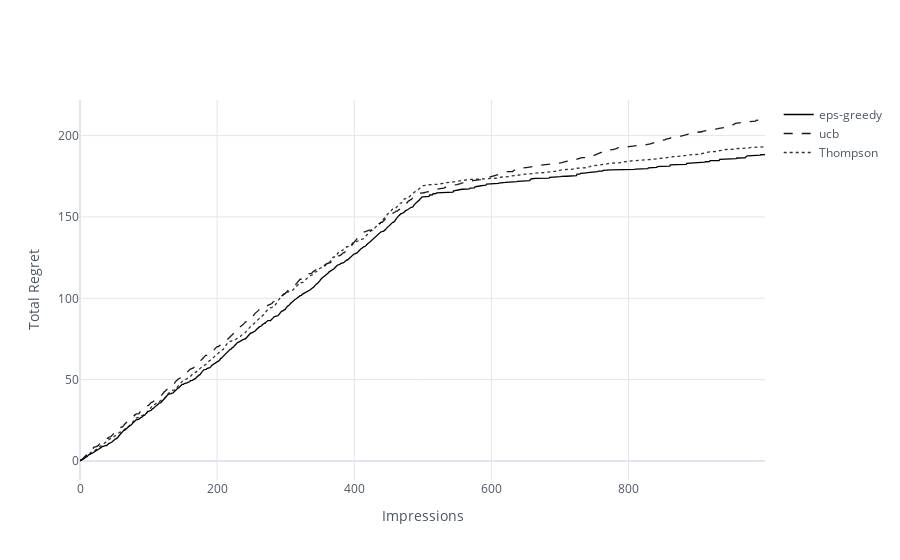

Notebook cell for this chart:
### Code cell
configure_plotly_browser_state()

df_regret_comparisons = pd.DataFrame({s: exploration_data[s]['results'].total_regret
                                     for s in exploration_strategies})
df_regret_comparisons.iplot(dash=['solid', 'dash','dot'],
                            xTitle='Impressions',
                            yTitle='Total Regret',
                            color='black')

### Figure 1 — Plotly figure (JSON) as saved in the notebook; plotly's stock layout.template omitted (floating-point values rounded to 4 significant figures; data arrays with more than 128 entries replaced by an {"elided": "..."} marker saying what was removed)
{"data": [{"line": {"color": "rgba(0, 0, 0, 1.0)", "dash": "solid", "shape": "linear", "width": 1.3}, "mode": "lines", "name": "eps-greedy", "text": "", "x": {"elided": "1000 int values"}, "y": {"elided": "1000 float values"}, "type": "scatter"}, {"line": {"color": "rgba(0, 0, 0, 0.8999999999999999)", "dash": "dash", "shape": "linear", "width": 1.3}, "mode": "lines", "name": "ucb", "text": "", "x": {"elided": "1000 int values"}, "y": {"elided": "1000 float values"}, "type": "scatter"}, {"line": {"color": "rgba(0, 0, 0, 0.7999999999999998)", "dash": "dot", "shape": "linear", "width": 1.3}, "mode": "lines", "name": "Thompson", "text": "", "x": {"elided": "1000 int values"}, "y": {"elided": "1000 float values"}, "type": "scatter"}], "layout": {"legend": {"bgcolor": "#FFFFFF", "font": {"color": "#4D5663"}}, "paper_bgcolor": "#FFFFFF", "plot_bgcolor": "#FFFFFF", "title": {"font": {"color": "#4D5663"}}, "xaxis": {"gridcolor": "#E1E5ED", "showgrid": true, "tickfont": {"color": "#4D5663"}, "title": {"font": {"color": "#4D5663"}, "text": "Impressions"}, "zerolinecolor": "#E1E5ED"}, "yaxis": {"gridcolor": "#E1E5ED", "showgrid": true, "tickfont": {"color": "#4D5663"}, "title": {"font": {"color": "#4D5663"}, "text": "Total Regret"}, "zerolinecolor": "#E1E5ED"}}}
